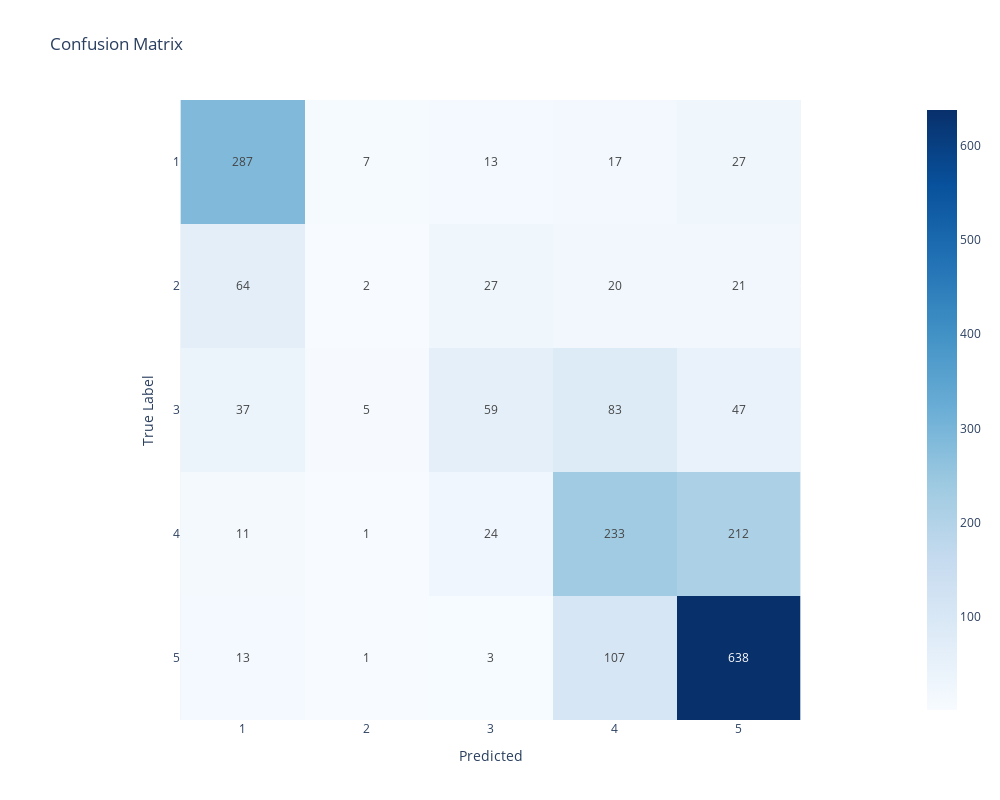

The cell this chart's notebook holds for it:
### Markdown cell above
Thanks to Gridsearch we have our final model with the best hyperparameters that are the following:
Best Parameters: {'C': 1, 'max_iter': 200, 'penalty': 'l2'}

### Code cell
# confusion matrix and classification report
X_train, X_test, y_train, y_test = train_test_split(X, y, test_size=0.2, random_state=42)

model = LogisticRegression(C=1, max_iter=200, penalty='l2', random_state=42)
model.fit(X_train, y_train)
y_pred = model.predict(X_test)

new_confusion_matrix = confusion_matrix(y_test, y_pred)

class_labels = ['1', '2', '3', '4', '5']

fig = px.imshow(
            new_confusion_matrix, 
            text_auto=True, 
            title="Confusion Matrix", width=1000, height=800,
            labels=dict(x="Predicted", y="True Label"),
            x=class_labels,
            y=class_labels,
            color_continuous_scale='Blues'
            )
fig.show()

print(classification_report(y_test, y_pred))

### Figure 1 — Plotly figure (JSON) as saved in the notebook; plotly's stock layout.template omitted (floating-point values rounded to 4 significant figures)
{"data": [{"coloraxis": "coloraxis", "hovertemplate": "Predicted: %{x}<br>True Label: %{y}<br>color: %{z}<extra></extra>", "name": "0", "texttemplate": "%{z}", "type": "heatmap", "x": ["1", "2", "3", "4", "5"], "xaxis": "x", "y": ["1", "2", "3", "4", "5"], "yaxis": "y", "z": [[287, 7, 13, 17, 27], [64, 2, 27, 20, 21], [37, 5, 59, 83, 47], [11, 1, 24, 233, 212], [13, 1, 3, 107, 638]]}], "layout": {"coloraxis": {"colorscale": [[0, "rgb(247,251,255)"], [0.125, "rgb(222,235,247)"], [0.25, "rgb(198,219,239)"], [0.375, "rgb(158,202,225)"], [0.5, "rgb(107,174,214)"], [0.625, "rgb(66,146,198)"], [0.75, "rgb(33,113,181)"], [0.875, "rgb(8,81,156)"], [1, "rgb(8,48,107)"]]}, "height": 800, "title": {"text": "Confusion Matrix"}, "width": 1000, "xaxis": {"anchor": "y", "constrain": "domain", "domain": [0, 1], "scaleanchor": "y", "title": {"text": "Predicted"}}, "yaxis": {"anchor": "x", "autorange": "reversed", "constrain": "domain", "domain": [0, 1], "title": {"text": "True Label"}}}}
